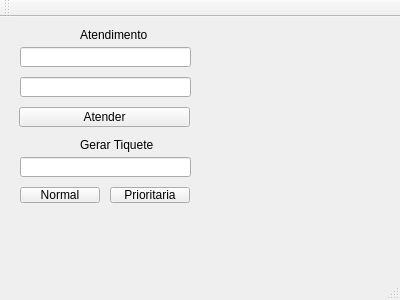
<?xml version="1.0" encoding="UTF-8"?>
<ui version="4.0">
 <class>MainWindow</class>
 <widget class="QMainWindow" name="MainWindow">
  <property name="geometry">
   <rect>
    <x>0</x>
    <y>0</y>
    <width>400</width>
    <height>300</height>
   </rect>
  </property>
  <property name="windowTitle">
   <string>MainWindow</string>
  </property>
  <widget class="QWidget" name="centralWidget">
   <widget class="QPushButton" name="normalPushButton">
    <property name="geometry">
     <rect>
      <x>20</x>
      <y>170</y>
      <width>80</width>
      <height>16</height>
     </rect>
    </property>
    <property name="text">
     <string>Normal</string>
    </property>
   </widget>
   <widget class="QPushButton" name="prioritariaPushButton">
    <property name="geometry">
     <rect>
      <x>110</x>
      <y>170</y>
      <width>80</width>
      <height>16</height>
     </rect>
    </property>
    <property name="text">
     <string>Prioritaria</string>
    </property>
   </widget>
   <widget class="QLineEdit" name="numeroLineEdit">
    <property name="geometry">
     <rect>
      <x>20</x>
      <y>140</y>
      <width>171</width>
      <height>20</height>
     </rect>
    </property>
   </widget>
   <widget class="QLabel" name="label">
    <property name="geometry">
     <rect>
      <x>80</x>
      <y>120</y>
      <width>101</width>
      <height>16</height>
     </rect>
    </property>
    <property name="text">
     <string>Gerar Tiquete</string>
    </property>
   </widget>
   <widget class="QPushButton" name="atenderPushButton">
    <property name="geometry">
     <rect>
      <x>19</x>
      <y>90</y>
      <width>171</width>
      <height>20</height>
     </rect>
    </property>
    <property name="text">
     <string>Atender</string>
    </property>
   </widget>
   <widget class="QLabel" name="label_2">
    <property name="geometry">
     <rect>
      <x>80</x>
      <y>10</y>
      <width>101</width>
      <height>16</height>
     </rect>
    </property>
    <property name="text">
     <string>Atendimento</string>
    </property>
   </widget>
   <widget class="QLineEdit" name="lineEdit_num_atendido">
    <property name="geometry">
     <rect>
      <x>20</x>
      <y>30</y>
      <width>171</width>
      <height>20</height>
     </rect>
    </property>
   </widget>
   <widget class="QLineEdit" name="lineEdit_hora">
    <property name="geometry">
     <rect>
      <x>20</x>
      <y>60</y>
      <width>171</width>
      <height>20</height>
     </rect>
    </property>
   </widget>
  </widget>
  <widget class="QMenuBar" name="menuBar">
   <property name="geometry">
    <rect>
     <x>0</x>
     <y>0</y>
     <width>400</width>
     <height>17</height>
    </rect>
   </property>
  </widget>
  <widget class="QToolBar" name="mainToolBar">
   <attribute name="toolBarArea">
    <enum>TopToolBarArea</enum>
   </attribute>
   <attribute name="toolBarBreak">
    <bool>false</bool>
   </attribute>
  </widget>
  <widget class="QStatusBar" name="statusBar"/>
 </widget>
 <layoutdefault spacing="6" margin="11"/>
 <resources/>
 <connections/>
</ui>
